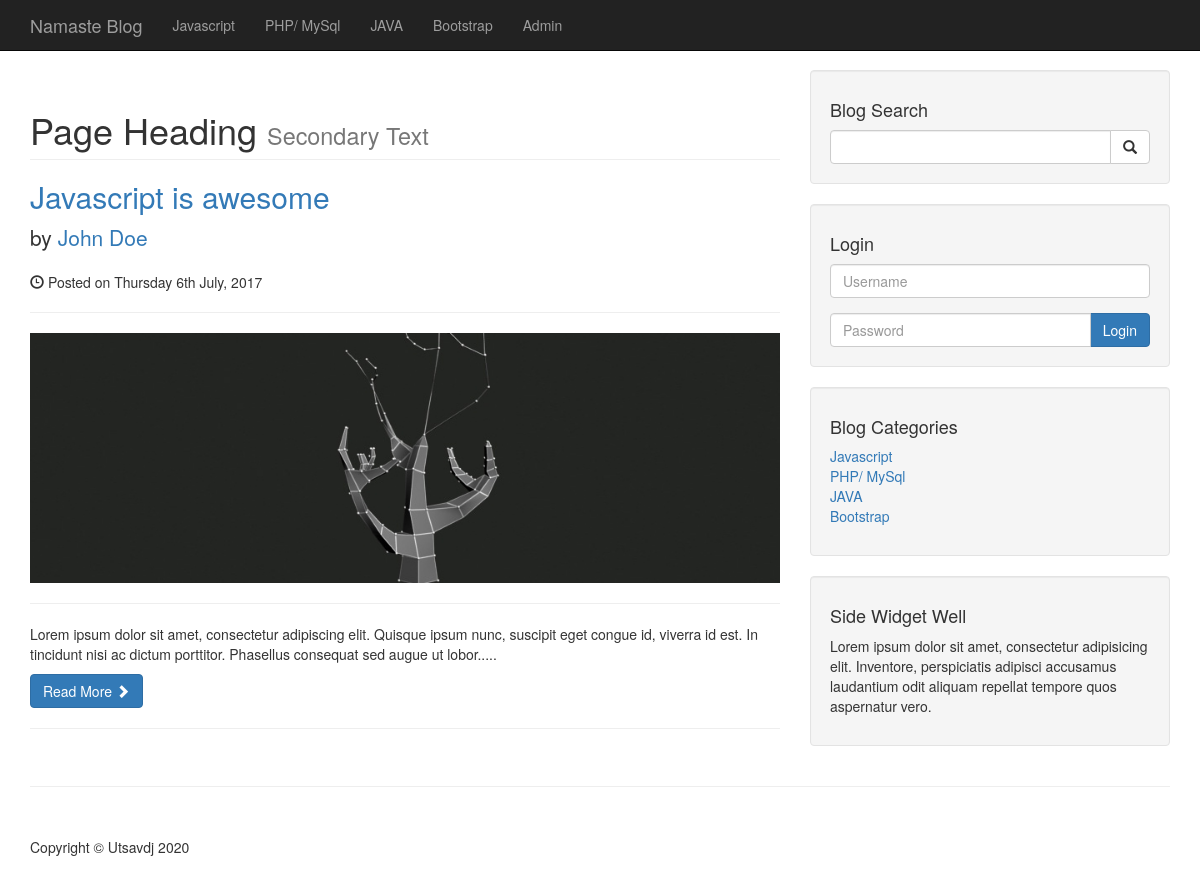
The page /category.php?category=2 on the database its author committed.
### tables this page shows
CREATE TABLE `categories` (
  `cat_id` int(3) NOT NULL,
  `cat_title` varchar(255) NOT NULL
);

CREATE TABLE `posts` (
  `post_id` int(5) NOT NULL,
  `post_category_id` int(3) NOT NULL,
  `post_title` varchar(255) NOT NULL,
  `post_author` varchar(255) NOT NULL,
  `post_date` date NOT NULL,
  `post_image` text NOT NULL,
  `post_content` text NOT NULL,
  `post_tags` varchar(255) NOT NULL,
  `post_comment_count` int(11) NOT NULL,
  `post_status` varchar(255) NOT NULL DEFAULT 'draft'
);

### category.php (the view)
<?php include "includes/db.php"; ?>
<?php include "includes/header.php"; ?>
    <?php include "includes/navigation.php"; ?>
    <div class="container">
        <div class="row">
            <div class="col-md-8">
                <?php
                    if(isset($_GET['category'])){
                        $post_category_id = $_GET['category'];
                    }
                    $query = "SELECT * FROM posts WHERE post_category_id = {$post_category_id}";
                    $select_all_from_posts = mysqli_query($connection, $query);
                    while($row = mysqli_fetch_assoc($select_all_from_posts)){
                        $post_id = $row['post_id'];
                        $post_title = $row['post_title'];
                        $post_author = $row['post_author'];
                        $post_date = $row['post_date'];
                        $post_image = $row['post_image'];
                        $post_content = substr($row['post_content'], 0 , 195) . ".....";
                ?>
                    <h1 class="page-header">
                        Page Heading
                        <small>Secondary Text</small>
                    </h1>
                    <h2>
                        <a href="post.php?p_id=<?php echo $post_id; ?>"><?php echo $post_title; ?></a>
                    </h2>
                    <p class="lead">
                        by <a href="index.php"><?php echo $post_author; ?></a>
                    </p>
                    <p><span class="glyphicon glyphicon-time"></span> <?php echo date('\P\o\s\t\e\d \o\n l jS F\, Y', strtotime($post_date)); ?></p>
                        <hr>
                    <img class="img-responsive" src="images/<?php echo $post_image; ?>" alt="">
                    <hr>
                    <p><?php echo $post_content; ?></p>
                    <a class="btn btn-primary" href="post.php?p_id=<?php echo $post_id; ?>">Read More <span class="glyphicon glyphicon-chevron-right"></span></a>
                    <hr>
                <?php } ?>
            </div>
            <?php include "includes/sidebar.php"; ?>
        </div>
        <hr>
<?php include "includes/footer.php"; ?>

### includes/navigation.php (shortened to what this page needs)
<nav class="navbar navbar-inverse navbar-fixed-top" role="navigation">
    <div class="container">
        <div class="navbar-header">
            <a class="navbar-brand" href="index.php">Namaste Blog</a>
        </div>
        <div class="collapse navbar-collapse" id="bs-example-navbar-collapse-1">
            <ul class="nav navbar-nav">
                <?php
                    $query = "SELECT * FROM categories";
                    $select_all_from_categories = mysqli_query($connection, $query);
                    while($row = mysqli_fetch_assoc($select_all_from_categories)){
                        $cat_title = $row['cat_title'];
                        $cat_id = $row['cat_id'];
                        echo "<li><a href='category.php?category={$cat_id}'>{$cat_title}</a></li>";
                    }
                ?>
                <li>
                    <a href="admin">Admin</a>
                </li>
            </ul>
        </div>
    </div>
</nav>

### includes/sidebar.php
<div class="col-md-4">
    <div class="well">
        <h4>Blog Search</h4>
        <form action="search.php" method="post">
            <div class="input-group">
                <input name="search" type="text" class="form-control">
                <span class="input-group-btn">
                    <button name="submit" class="btn btn-default" type="submit">
                        <span class="glyphicon glyphicon-search"></span>
                    </button>
                </span>
            </div>
        </form>
    </div>
    <div class="well">
        <h4>Login</h4>
        <form action="includes/login.php" method="post">
            <div class="form-group">
                <input name="username" type="text" class="form-control" placeholder="Username">
            </div>
            <div class="input-group">
                <input name="password" type="password" class="form-control" placeholder="Password">
                <span class="input-group-btn">
                    <button name="login" class="btn btn-primary" type="submit">
                        Login
                    </button>
                </span>
            </div>
        </form>
    </div>
    <div class="well">
        <?php
        $query = "SELECT * FROM categories";
        $select_categories_sidebar = mysqli_query($connection, $query);
        ?>
        <h4>Blog Categories</h4>
        <div class="row">
            <div class="col-lg-12">
                <ul class="list-unstyled">
                    <?php
                        while($row = mysqli_fetch_assoc($select_categories_sidebar)){
                            $cat_title = $row['cat_title'];
                            $cat_id = $row['cat_id'];
                            echo "<li><a href='category.php?category={$cat_id}'>{$cat_title}</a></li>";
                        }
                    ?>
                </ul>
            </div>
        </div>
    </div>
    <?php include "widget.php"; ?>
</div>

### css/blog-home.css (style rules this page uses)
body { padding-top: 70px; }

### rows shown on the page
categories: cat_title "Javascript"
categories: cat_title "PHP/ MySql"
categories: cat_title "JAVA"
categories: cat_title "Bootstrap"
posts: post_title "Javascript is awesome", post_author "John Doe", post_date "Posted on Thursday 6th July, 2017", post_image (picture), post_content "Lorem ipsum dolor sit amet, consectetur adipiscing elit. Quisque ipsum nunc, suscipit eget congue id, viverra id est. In tincidunt nisi ac dictum porttitor. Phasellus consequat sed augue ut lobor....."

### other values the page prints
date('Y', strtotime($current_year)) "2020"
